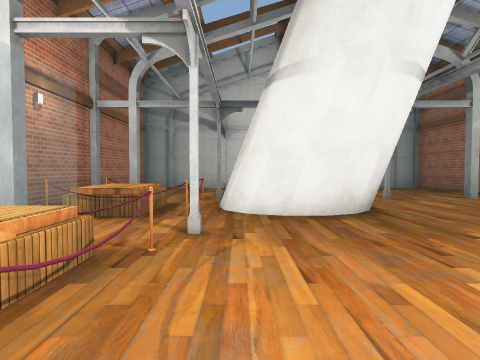
View 1 (above)

16 first-person views from a walk through a scene from a Unity 3-D project. The camera is 1.4 m above the floor, tilts 2° down and sees 75° across. The floor is counted in squares, 2 m on a side. Each view is taken from the middle of a square. On the plan, view 1 faces up. The plan holds only what a view shows up to about 10 squares ahead; the rest is blank. Some surface patterns are stand-ins.

View 2
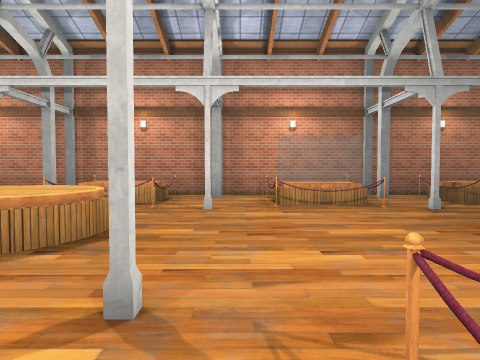

View 3
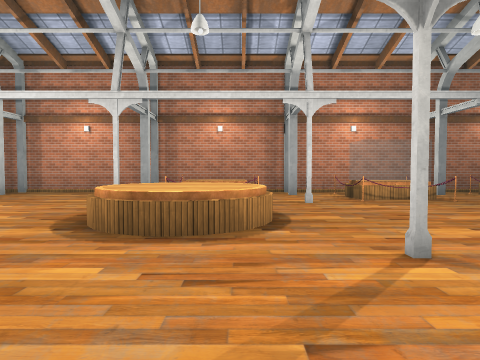

View 4
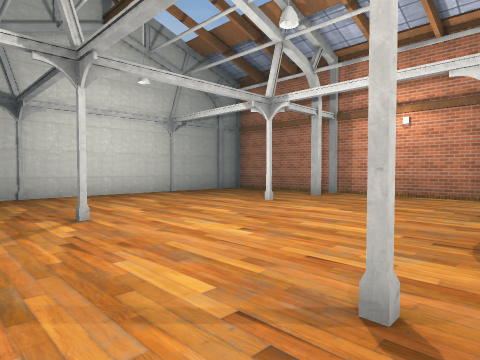

View 5
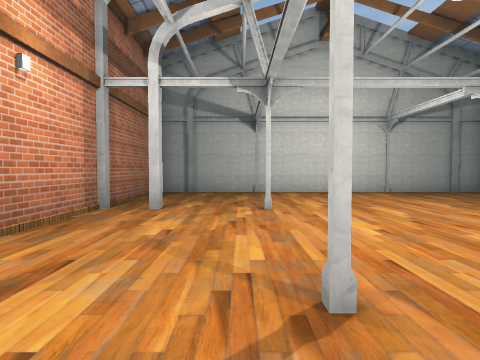

View 6
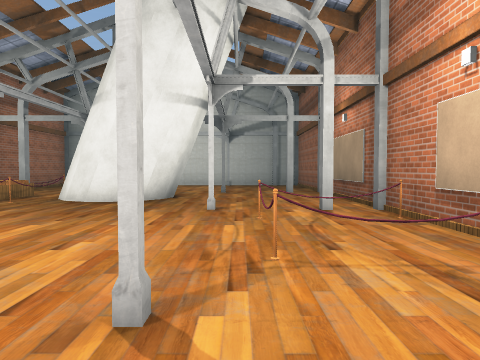

View 7
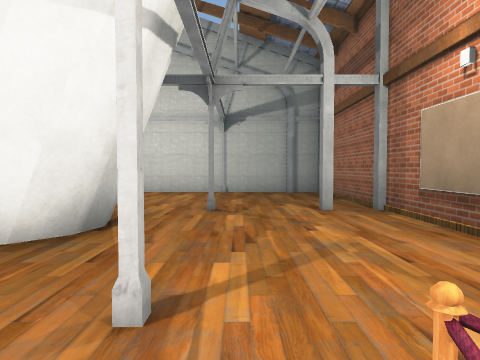

View 8
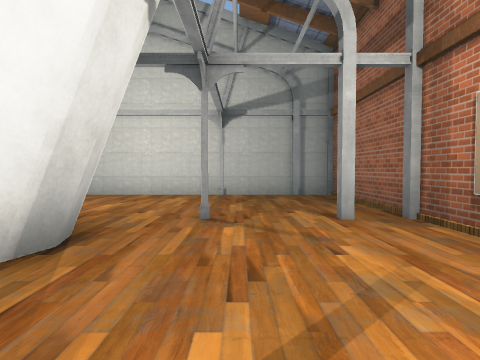

View 9
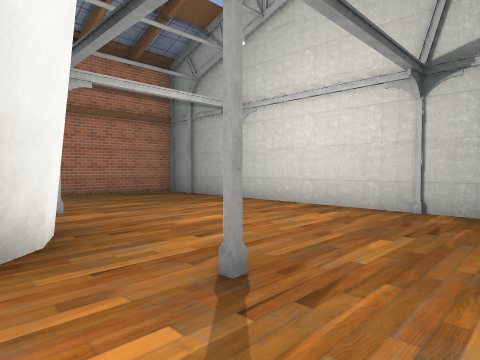

View 10
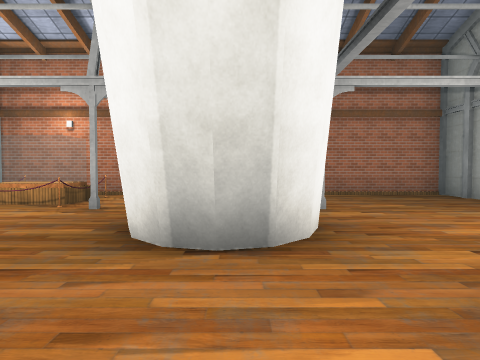

View 11
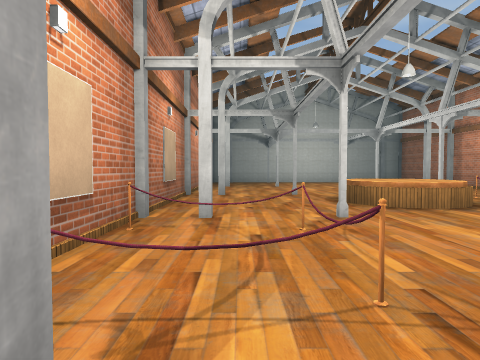

View 12
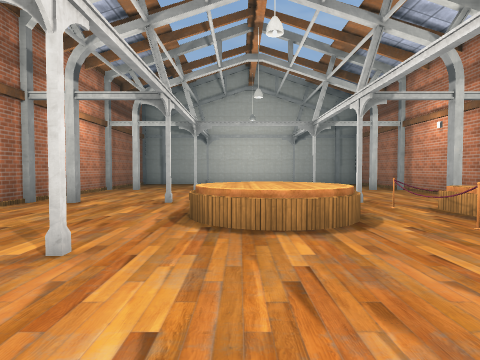

View 13
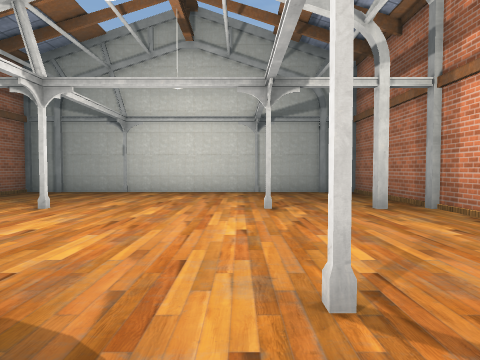

View 14
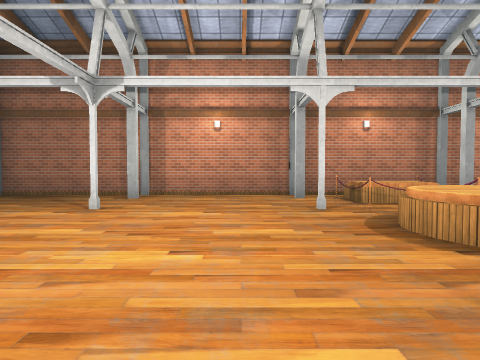

View 15
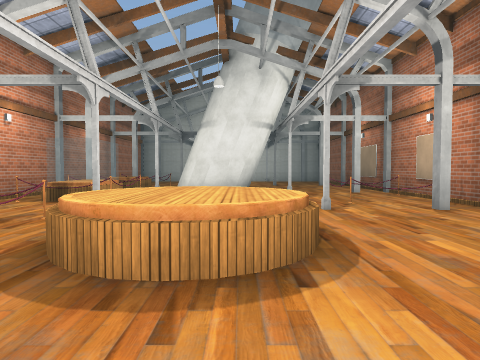

View 16
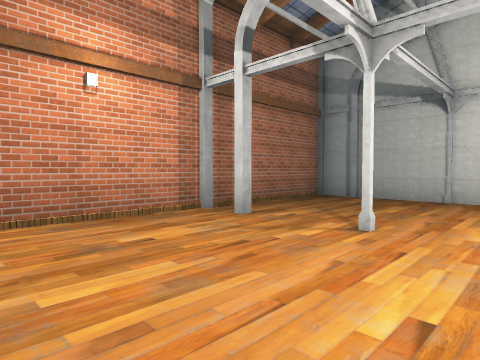

### Floor plan
Key: @ floor where view 1 was taken; # wall or solid block; . floor; O other object.
Columns run from 4 left of view 1 to 7 right of it. Each row starts with its distance up from view 1.
 12 ############
 11 #..........#
 10 #..........#
  9 #..........#
  8 #..........#
  7 #......#...#
  6 #.OO###....#
  5 #.OO###....#
  4 #..........#
  3 #......#..##
  2 #.OO.....OO#
  1 #.OO......##
  0 #...@......#
 -1 #......#...#
 -2 #.OO.OO....#
 -3 #.OO.OO....#
 -4 #....OO....#
 -5 #..#...#...#
 -6 #..........#
 -7 #..........#
 -8 #..........#
 -9 #..#...#...#
-10 #..........#
-11 #..........#
-12 #..........#
-13 ############

Where each view was taken, in squares from view 1:
view 1: 0 up, 0 right, facing up
view 2: 0 up, 5 right, facing left
view 3: 2 down, 6 right, facing left
view 4: 4 down, 5 right, facing down-left
view 5: 3 down, 4 right, facing down
view 6: 2 down, 4 right, facing up
view 7: 2 up, 4 right, facing up
view 8: 3 up, 4 right, facing up
view 9: 6 up, 5 right, facing up-left
view 10: 6 up, 5 right, facing left
view 11: 4 up, 5 right, facing down
view 12: 2 up, 2 right, facing down
view 13: 3 down, 0 right, facing down
view 14: 6 down, 5 right, facing left
view 15: 6 down, 2 right, facing up
view 16: 5 down, 2 right, facing down-right
